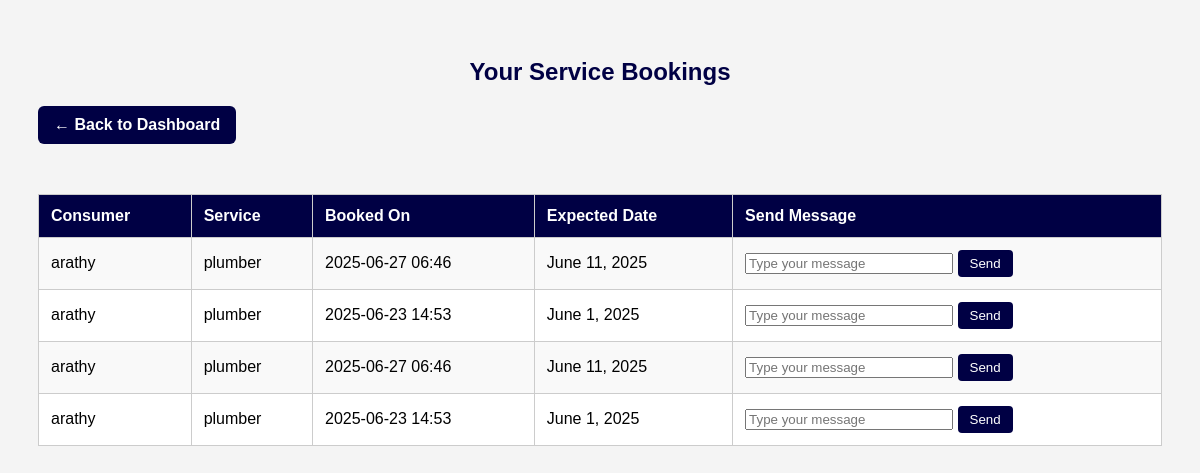
The page /bookings/ (signed in) on the database its author committed.
### consumer/models.py (models this page shows, shortened)
class Booking(models.Model):
    consumer = models.ForeignKey(User, on_delete=models.CASCADE)
    service = models.ForeignKey('worker.Service', on_delete=models.CASCADE)
    created_at = models.DateTimeField(auto_now_add=True)
    date = models.DateField(default=timezone.now)

### worker/models.py (models this page shows, shortened)
class Service(models.Model):
    worker = models.ForeignKey(User, on_delete=models.CASCADE)
    title = models.CharField(max_length=100)
    description = models.TextField()
    price = models.DecimalField(max_digits=10, decimal_places=2)
    experience = models.IntegerField()

### worker/views.py (the view)
# urls.py: path('bookings/', views.worker_bookings, name='worker_bookings'),
def worker_bookings(request):
    bookings = Booking.objects.filter(service__worker=request.user).order_by('-created_at')
    return render(request, 'worker/worker_booking.html', {'bookings': bookings})

### template/worker/worker_booking.html (shortened to what this page needs)
<!DOCTYPE html>
<html>
<head>
</head>
<body>
<div>
    <h2>Your Service Bookings</h2>
    <a href="{% url 'worker_dashboard' %}" class="back-link">← Back to Dashboard</a>
</div>
{% if bookings %}
<table>
    <tr>
        <th>Consumer</th>
        <th>Service</th>
        <th>Booked On</th>
        <th>Expected Date</th>
        <th>Send Message</th>
    </tr>
    {% for booking in bookings %}
    {% for booking in bookings %}
<tr>
    <td>{{ booking.consumer.username }}</td>
    <td>{{ booking.service.title }}</td>
    <td>{{ booking.created_at|date:"Y-m-d H:i" }}</td>
    <td>{{ booking.date }}</td>
    <td>
        <form method="post" action="{% url 'send_message' booking.id %}" class="message-form">
            <input type="text" name="message" placeholder="Type your message" class="message-input" required />
            <button type="submit">Send</button>
        </form>
    </td>
</tr>
{% endfor %}
    {% endfor %}
</table>
{% else %}
<p>No bookings found for your services.</p>
{% endif %}
</body>
</html>

### template/worker/worker_booking.html (style rules this page uses)
body { font-family: Arial; padding: 30px; background: #f4f4f4; }
h2 { color: #000044; text-align: center; }
table { width: 100%; border-collapse: collapse; margin-top: 30px; background: white; }
th, td { border: 1px solid #ccc; padding: 12px; text-align: left; }
th { background-color: #000044; color: white; }
tr:nth-child(even) { background: #f9f9f9; }
.back-link { display: inline-block; margin-bottom: 20px; padding: 10px 16px; background-color: #000044; color: white; text-decoration: none; border-radius: 6px; font-weight: bold; transition: background-color 0.2s ease-in-out; }
.message-input { width: 200px; }
.message-form button { padding: 6px 12px; background-color: #000044; color: white; border: none; border-radius: 4px; cursor: pointer; }

### rows shown on the page
Booking: consumer.username "arathy", service "plumber", created_at "2025-06-27 06:46", date "June 11, 2025"
Booking: consumer.username "arathy", service "plumber", created_at "2025-06-23 14:53", date "June 1, 2025"
